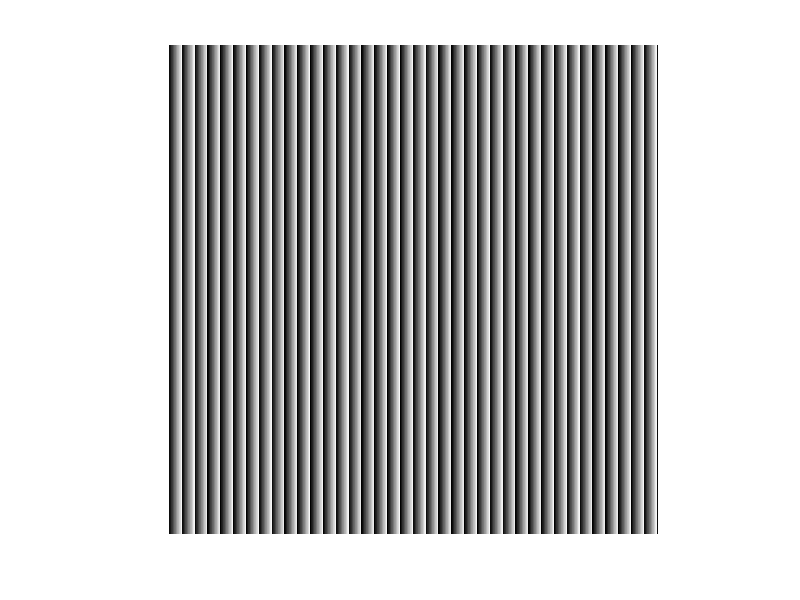

Write the MATLAB code that produced this figure.
% generate a slope grating
close all;
Nx = 800; Ny = 800;
slope = 256/21;
[X,~] = meshgrid(1:Nx, 1:Ny);
I = uint8(mod(round(slope * X), 256));
imshow(I);
imwrite(I, '21.bmp');
